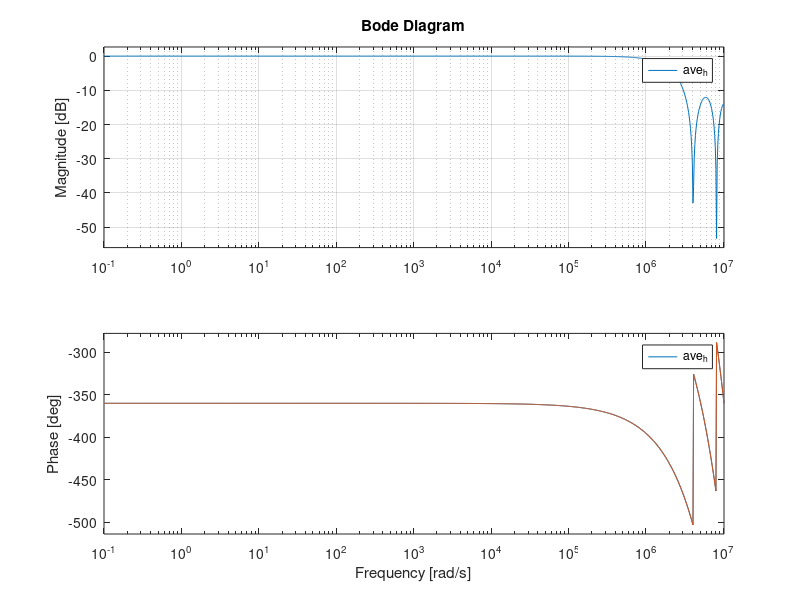
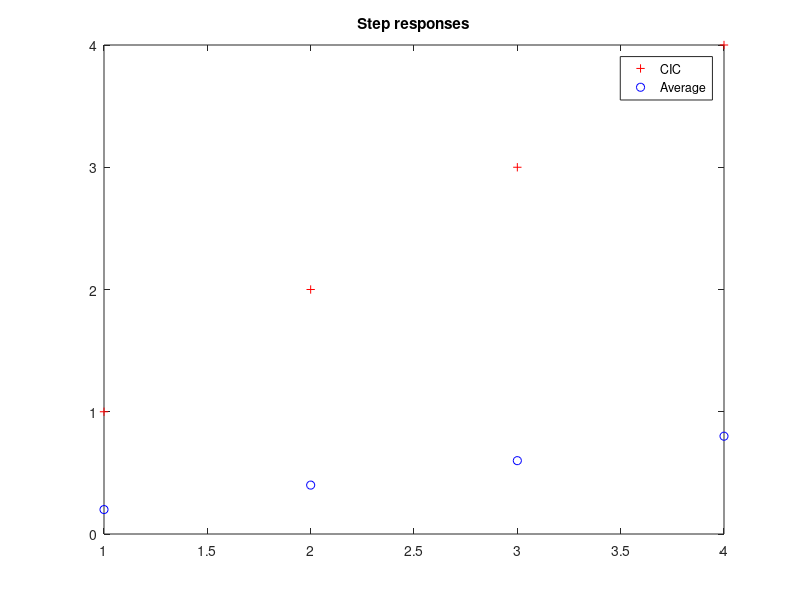
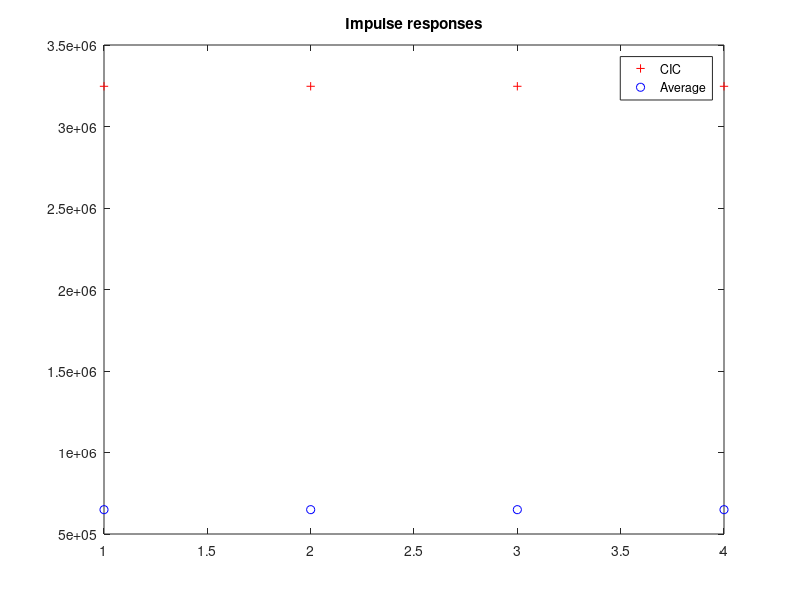
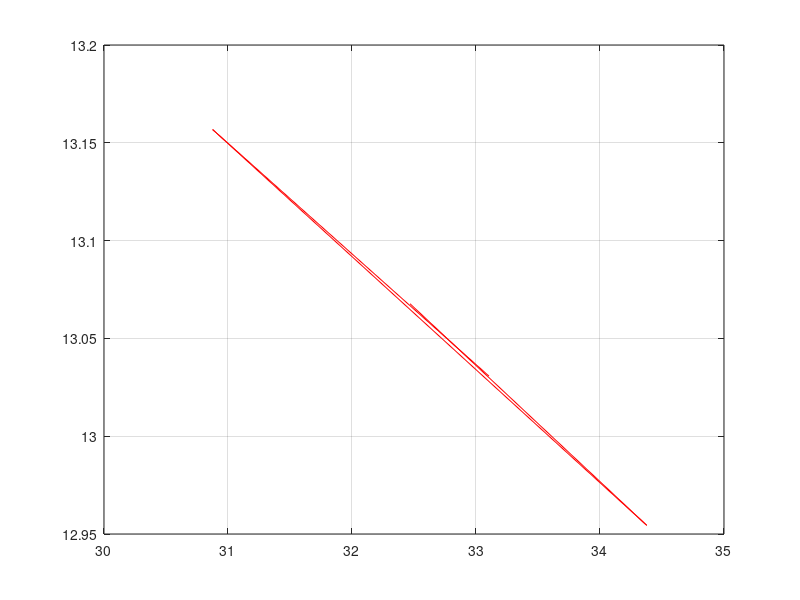

These figures' MATLAB source, in order: (Note: this script raises an error after producing the figures.)
clear;

% Parameterek
D = 5;
Ts = 308*10^(-9) %308 ns, STMICROELECTRONICS
N = 1;

% CIC szuro atviteli fuggvenye
cic_num = zeros(1,D+1);
cic_num(1) = 1;
cic_num(D+1) = -1;

cic_den = [1 -1];

cic_h = filt(cic_num,cic_den,Ts)
cic_h = cic_h^N;
[cic_imp_y,cic_imp_t] = impulse(cic_h);

% Rekurziv atlagolo atviteli fuggvenye
ave_num = zeros(1,D+1);
ave_num(1) = 1;
ave_num(D+1) = -1;
ave_den = D*[1 -1];

ave_h = filt(ave_num,ave_den,Ts)
[ave_imp_y,ave_imp_t] = impulse(ave_h);

figure(1)
bode(cic_h); grid;
hold on
bode(ave_h); grid;
hold off

figure(2)
plot(step(cic_h),'r+')
hold on 
plot(step(ave_h),'bo')
legend('CIC','Average')
hold off
title('Step responses')

figure(3)
plot(cic_imp_y, 'r+')
hold on
plot(ave_imp_y, 'bo')
legend('CIC','Average')
hold off
title('Impulse responses')

figure(4)

[h,w] = freqz(cic_num,cic_den,'half',2001);
plot(w/pi,20*log10(abs(h)),'r')
grid;
ax = gca;
ax.XTick = 0:.25:1;
xlabel('Normalized Frequency (\times\pi rad/sample)')
ylabel('Magnitude (dB)')

hold on;
[h,w] = freqz(ave_num,ave_den,'half',2001);
plot(w/pi,20*log10(abs(h)),'b')
hold off;
legend('CIC','Average')
